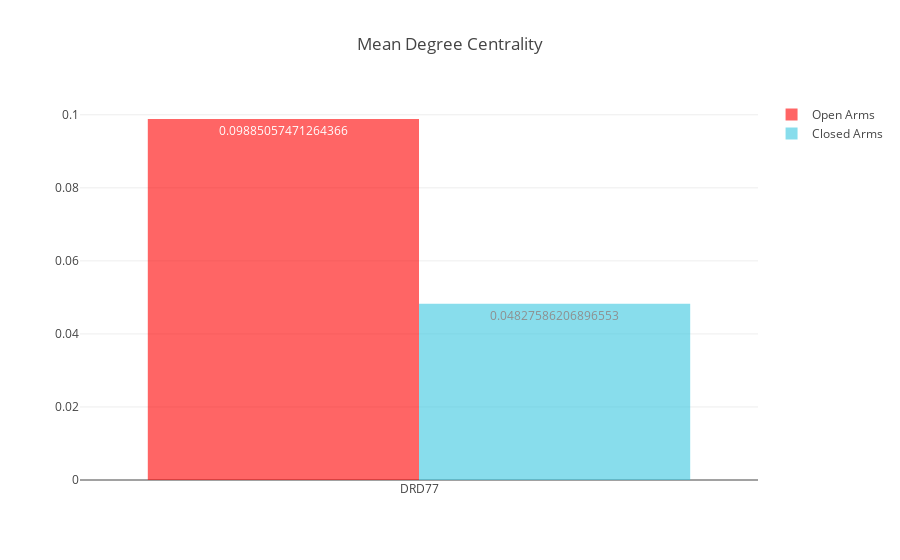

Notebook code for this chart:
### Code cell
open_arms_graphs = get_behavior_graphs(feature_extractors, "OpenArms_centerpoint")

open_measures = list()
for open_arms_graph in open_arms_graphs:
    open_measures.append(open_arms_graph.mean_degree_centrality)    
    
closed_arms_graphs = get_behavior_graphs(feature_extractors, "ClosedArms_centerpoint")

closed_measures = list()
for closed_arms_graph in closed_arms_graphs:
    closed_measures.append(closed_arms_graph.mean_degree_centrality) 

x_axis = ["DRD77"]
plot_network_measures(open_measures, closed_measures, *x_axis, title="Mean Degree Centrality")

### Figure 1 — Plotly figure (JSON) as saved in the notebook; plotly's stock layout.template omitted (floating-point values rounded to 4 significant figures)
{"data": [{"marker": {"color": "rgb(255, 0, 0)"}, "name": "Open Arms", "opacity": 0.6, "text": [0.09885], "textposition": "auto", "type": "bar", "uid": "79fa5c", "x": ["DRD77"], "y": [0.09885]}, {"marker": {"color": "rgb(58,200,225)"}, "name": "Closed Arms", "opacity": 0.6, "text": [0.04828], "textposition": "auto", "type": "bar", "uid": "2ad502", "x": ["DRD77"], "y": [0.04828]}], "layout": {"autosize": true, "title": "Mean Degree Centrality", "xaxis": {"autorange": true, "range": [-0.5, 0.5], "type": "category"}, "yaxis": {"autorange": true, "range": [0, 0.1041], "type": "linear"}}}
